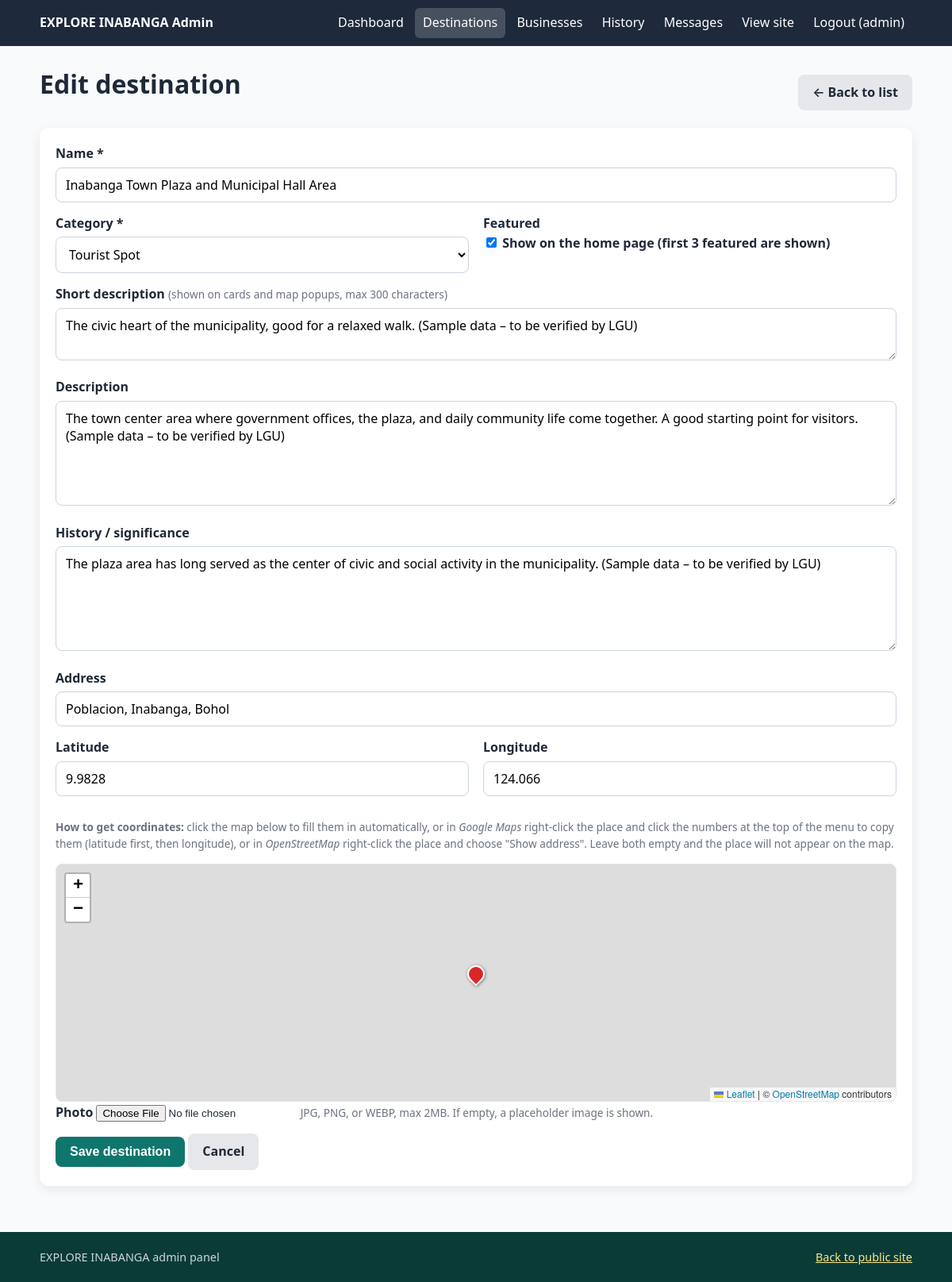
The app's page /admin/destinations.php?action=edit&id=2 (signed in) with its own data.
### tables this page shows
CREATE TABLE destinations (
    id INTEGER PRIMARY KEY AUTOINCREMENT,
    name TEXT NOT NULL,
    category TEXT NOT NULL,
    short_desc TEXT,
    description TEXT,
    history TEXT,
    address TEXT,
    latitude REAL,
    longitude REAL,
    image TEXT DEFAULT '',
    featured INTEGER DEFAULT 0,
    created_at TEXT DEFAULT CURRENT_TIMESTAMP
);

### includes/config.php (called while the page is built, shortened)
<?php
$CATEGORIES     = ['Tourist Spot', 'Historical Site'];
function e($s)
{
    return htmlspecialchars((string)$s, ENT_QUOTES, 'UTF-8');
}
function url($path = '')
{
    return BASE_URL . '/' . ltrim($path, '/');
}

### admin/destinations.php (the view, shortened to what this page needs)
<?php
$action = isset($_GET['action']) ? $_GET['action'] : 'list';
require __DIR__ . '/header.php';
$id = isset($_GET['id']) ? (int)$_GET['id'] : 0;
$f = [
    'name' => '', 'category' => $CATEGORIES[0], 'short_desc' => '', 'description' => '',
    'history' => '', 'address' => '', 'latitude' => '', 'longitude' => '', 'featured' => 0, 'image' => '',
];
if ($action === 'edit') {
    $st = $pdo->prepare("SELECT * FROM destinations WHERE id = ?");
    $st->execute([$id]);
    $existing = $st->fetch();
    $f = array_merge($f, $existing);
}
?>
<?php if ($action === 'list'): ?>
<?php $rows = $pdo->query("SELECT * FROM destinations ORDER BY id DESC")->fetchAll(); ?>
<div class="toolbar">
    <h1>Destinations</h1>
    <a class="btn" href="<?= e(url('admin/destinations.php?action=add')) ?>">+ Add destination</a>
</div>
<div class="table-wrap">
    <table class="table">
        <thead>
            <tr><th>Photo</th><th>Name</th><th>Category</th><th>Featured</th><th>Location</th><th>Actions</th></tr>
        </thead>
        <tbody>
        <?php foreach ($rows as $r): ?>
            <tr>
                <td><img class="thumb" src="<?= e(image_src($r['image'], $r['name'], $r['id'])) ?>" alt=""></td>
                <td><?= e($r['name']) ?></td>
                <td><?= e($r['category']) ?></td>
                <td><?= $r['featured'] ? 'Yes' : 'No' ?></td>
                <td><?= ($r['latitude'] !== null && $r['longitude'] !== null) ? e($r['latitude']) . ', ' . e($r['longitude']) : '&mdash;' ?></td>
                <td class="actions">
                    <a class="btn btn-small" href="<?= e(url('admin/destinations.php?action=edit&id=' . (int)$r['id'])) ?>">Edit</a>
                    <form method="post" data-confirm="Delete this destination? This cannot be undone.">
                        <?= csrf_field() ?>
                        <input type="hidden" name="delete_id" value="<?= (int)$r['id'] ?>">
                        <button type="submit" class="btn btn-small btn-danger">Delete</button>
                    </form>
                </td>
            </tr>
        <?php endforeach; ?>
        <?php if (!$rows): ?>
            <tr><td colspan="6">No destinations yet.</td></tr>
        <?php endif; ?>
        </tbody>
    </table>
</div>
<?php else: ?>
<div class="toolbar">
    <h1><?= $action === 'add' ? 'Add destination' : 'Edit destination' ?></h1>
    <a class="btn btn-light-dark" href="<?= e(url('admin/destinations.php')) ?>">&larr; Back to list</a>
</div>
<form method="post" enctype="multipart/form-data" class="form-grid">
    <label class="full">Name *
        <input type="text" name="name" maxlength="150" required value="<?= e($f['name']) ?>">
    </label>
    <label>Category *
        <select name="category">
            <?php foreach ($CATEGORIES as $c): ?>
            <option value="<?= e($c) ?>" <?= $f['category'] === $c ? 'selected' : '' ?>><?= e($c) ?></option>
            <?php endforeach; ?>
        </select>
    </label>
    <label>Featured
        <input type="checkbox" name="featured" value="1" <?= !empty($f['featured']) ? 'checked' : '' ?>>
        Show on the home page (first 3 featured are shown)
    </label>
    <label class="full">Short description <span class="hint">(shown on cards and map popups, max 300 characters)</span>
        <textarea name="short_desc" rows="2" maxlength="300"><?= e($f['short_desc']) ?></textarea>
    </label>
    <label class="full">Description
        <textarea name="description" rows="5"><?= e($f['description']) ?></textarea>
    </label>
    <label class="full">History / significance
        <textarea name="history" rows="5"><?= e($f['history']) ?></textarea>
    </label>
    <label class="full">Address
        <input type="text" name="address" maxlength="200" value="<?= e($f['address']) ?>">
    </label>
    <label>Latitude
        <input type="text" id="latitude" name="latitude" inputmode="decimal" placeholder="e.g. 9.9833" value="<?= e($f['latitude']) ?>">
    </label>
    <label>Longitude
        <input type="text" id="longitude" name="longitude" inputmode="decimal" placeholder="e.g. 124.0667" value="<?= e($f['longitude']) ?>">
    </label>
    <div class="full">
        <p class="hint">
            <strong>How to get coordinates:</strong> click the map below to fill them in automatically, or
            in <em>Google Maps</em> right-click the place and click the numbers at the top of the menu to copy them
            (latitude first, then longitude), or in <em>OpenStreetMap</em> right-click the place and choose "Show address".
            Leave both empty and the place will not appear on the map.
        </p>
        <div id="pickerMap" class="picker-map"></div>
    </div>
    <label class="full">Photo
        <input type="file" name="image" accept="image/jpeg,image/png,image/webp">
        <span class="hint">JPG, PNG, or WEBP, max 2MB. <?= $f['image'] ? 'Choose a new file to replace the current photo.' : 'If empty, a placeholder image is shown.' ?></span>
    </label>
    <div class="full">
        <button type="submit" class="btn">Save destination</button>
        <a class="btn btn-light-dark" href="<?= e(url('admin/destinations.php')) ?>">Cancel</a>
    </div>
</form>
<?php endif; ?>
<?php include __DIR__ . '/footer.php'; ?>

### assets/css/style.css (style rules this page uses)
:root { --primary: #0f766e; --primary-dark: #115e59; --accent: #f59e0b; --ink: #1f2937; --muted: #6b7280; --bg: #f8fafc; --card: #ffffff; --line: #e5e7eb; --danger: #dc2626; --radius: 12px; --shadow: 0 4px 14px rgba(0, 0, 0, .08); }
* { box-sizing: border-box; }
body { margin: 0; font-family: system-ui, -apple-system, "Segoe UI", Roboto, Arial, sans-serif; color: var(--ink); background: var(--bg); line-height: 1.6; }
a { color: var(--primary); }
h1, h2, h3 { line-height: 1.25; }
.btn { display: inline-block; background: var(--primary); color: #fff; border: 0; cursor: pointer; padding: 10px 18px; border-radius: 8px; text-decoration: none; font-size: 1rem; font-weight: 600; }
.btn-light-dark { background: #e5e7eb; color: var(--ink); }
input[type=text], input[type=email], input[type=password], input[type=number], select, textarea { padding: 10px 12px; border: 1px solid #cbd5e1; border-radius: 8px; font-size: 1rem; font-family: inherit; background: #fff; width: 100%; }
.admin-wrap h1 { margin-top: 0; }
.toolbar { display: flex; justify-content: space-between; align-items: center; margin-bottom: 14px; flex-wrap: wrap; gap: 8px; }
.form-grid { display: grid; grid-template-columns: 1fr 1fr; gap: 0 18px; background: #fff; padding: 20px; border-radius: var(--radius); box-shadow: var(--shadow); }
.form-grid label { display: block; margin-bottom: 14px; font-weight: 600; }
.form-grid label input, .form-grid label select, .form-grid label textarea { margin-top: 4px; font-weight: 400; }
.form-grid .full { grid-column: 1 / -1; }
.hint { font-size: .85rem; color: var(--muted); font-weight: 400; }
.picker-map { height: 300px; border-radius: 8px; border: 1px solid var(--line); margin-top: 4px; }

### records on screen
destinations: name "Inabanga Town Plaza and Municipal Hall Area", featured "☑", short_desc "The civic heart of the municipality, good for a relaxed walk. (Sample data – to be verified by LGU)", description "The town center area where government offices, the plaza, and daily community life come together. A good starting point for visitors. (Sample data – to be verified by LGU)", history "The plaza area has long served as the center of civic and social activity in the municipality. (Sample data – to be verified by LGU)", address "Poblacion, Inabanga, Bohol", latitude "9.9828", longitude "124.066"

### other values on screen
$label "Dashboard"
$label "Destinations"
$label "Businesses"
$label "History"
$label "Messages"
isset($_SESSION['admin_user']) ? $_SESSION['admin_user'] : '' "admin"
form field category "Tourist Spot"
